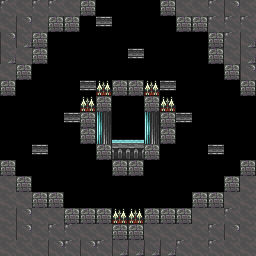

This is a level from a 2D game, rendered from its Tiled map with the project's own tilesets. A one-line summary and the complete map file follow:
An orthogonal 16x16 tile map with 16x16 px tiles, 1 tile layer (Calque de Tile 1).

<map version="1.2" tiledversion="1.2.3" orientation="orthogonal" renderorder="right-down" width="16" height="16" tilewidth="16" tileheight="16" infinite="0" nextlayerid="2" nextobjectid="1">
 <tileset firstgid="1" source="../tileset.tsx" />
 <layer id="1" name="Calque de Tile 1" width="16" height="16">
  <data encoding="csv">
89,25,89,89,25,59,0,0,0,0,59,25,25,89,88,25,
25,88,25,59,59,0,22,0,0,0,0,59,59,89,89,89,
88,72,59,0,0,0,0,0,0,0,0,0,0,59,89,72,
72,25,59,0,0,0,0,0,22,0,0,0,0,59,25,72,
25,59,0,0,0,0,0,201,0,0,0,0,0,0,59,88,
59,0,0,0,0,22,195,59,59,195,22,0,0,0,0,59,
0,0,0,0,0,195,59,0,0,59,195,0,0,0,0,0,
0,0,0,0,22,59,116,0,0,116,59,22,0,0,0,0,
0,0,0,0,0,59,132,18,18,132,59,0,0,0,0,0,
0,0,22,0,0,0,59,34,34,59,0,49,0,22,0,0,
59,0,0,0,0,0,0,59,59,0,0,0,0,0,0,59,
25,59,0,0,0,0,0,0,0,0,0,0,0,0,59,25,
25,25,59,59,0,0,0,0,0,0,0,0,59,59,25,25,
25,88,25,25,59,59,59,195,195,59,59,59,25,25,89,25,
25,88,25,89,89,25,25,59,59,25,25,25,25,89,88,25,
25,25,25,88,89,88,89,72,72,72,72,89,25,89,25,25
</data>
 </layer>
</map>
